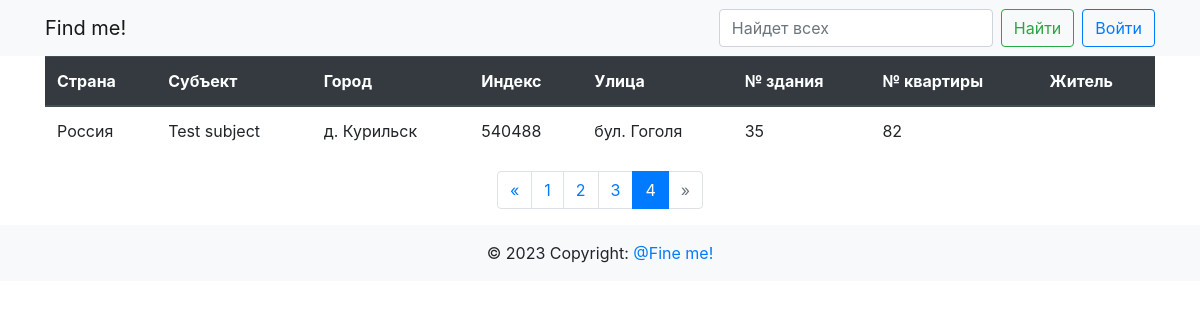
Page /?page=4 on the earlier database version.
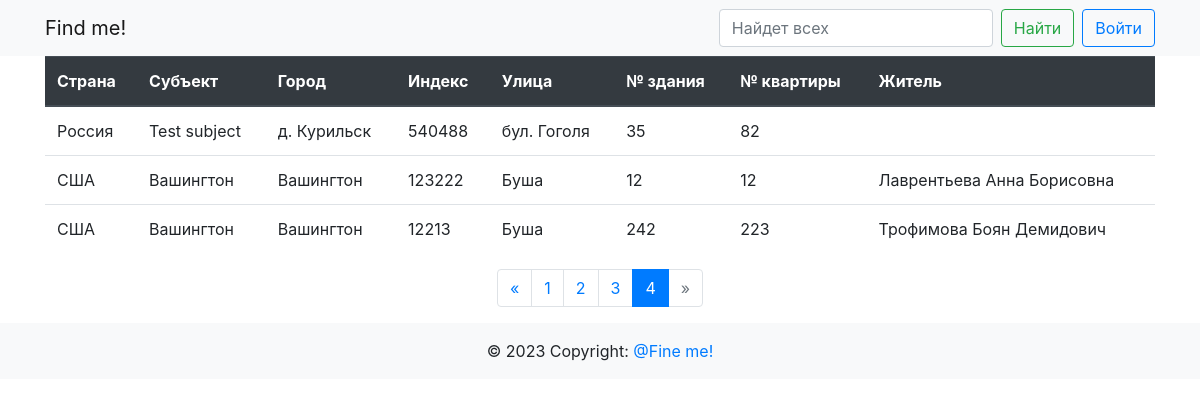
Same page on the later database version.
### app/main/models.py (models this page shows)
class Adress(db.Model):
    id = db.Column(db.Integer, primary_key=True)
    country = db.Column(db.String(64), nullable=False)
    subject = db.Column(db.String(64), nullable=False)
    city = db.Column(db.String(64), nullable=False)
    index = db.Column(db.Integer, nullable=False)
    street = db.Column(db.String(64), nullable=False)
    number_building = db.Column(db.Integer, nullable=False)
    number_flat = db.Column(db.Integer, nullable=False)
    residents = db.relationship(
        "Resident",
        secondary=adressobject_resident,
        backref=db.backref("addresses", lazy="dynamic"),
    )

class Resident(db.Model):
    id = db.Column(db.Integer, primary_key=True)
    second_name = db.Column(db.String(64), nullable=False)
    first_name = db.Column(db.String(64), nullable=False)
    middle_name = db.Column(db.String(64), nullable=True)
    def __repr__(self) -> str:
        return f"{self.second_name} {self.first_name} {self.middle_name}"

### app/main/routes.py (the view)
@bp.route("/")
def index():
    page = request.args.get("page", 1, type=int)
    per_page = 20
    q = request.args.get("search", "")
    data = (
        Adress.query.join(Resident, Resident.id == Adress.id)
        .filter(
            or_(
                Adress.country.like(f"%{q}%"),
                Adress.subject.like(f"%{q}%"),
                Adress.city.like(f"%{q}%"),
                Adress.index.like(f"%{q}%"),
                Adress.street.like(f"%{q}%"),
                Adress.number_building.like(f"%{q}%"),
                Adress.number_flat.like(f"%{q}%"),
                Resident.second_name.like(f"%{q}%"),
                Resident.first_name.like(f"%{q}%"),
                Resident.middle_name.like(f"%{q}%"),
            )
        )
        .paginate(page=page, per_page=per_page, error_out=False)
    )
    pages = data.iter_pages(
        left_edge=2, left_current=2, right_current=5, right_edge=2
    )
    return render_template(
        "main/index.html", title="index", data=data, pages=pages
    )

### app/templates/main/index.html
{% extends 'base.html' %}
{% block content %}
    <div class="container">
        <table class="table">
            <thead class="thead-dark">
                <tr>
                    <th scope="col">Страна</th>
                    <th scope="col">Субъект</th>
                    <th scope="col">Город</th>
                    <th scope="col">Индекс</th>
                    <th scope="col">Улица</th>
                    <th scope="col">№ здания</th>
                    <th scope="col">№ квартиры</th>
                    <th scope="col">Житель</th>
                </tr>
            </thead>
            <tbody>
                {% for obj in data %}
                    <tr>
                        <td>{{ obj.country }}</td>
                        <td>{{ obj.subject }}</td>
                        <td>{{ obj.city }}</td>
                        <td>{{ obj.index }}</td>
                        <td>{{ obj.street }}</td>
                        <td>{{ obj.number_building }}</td>
                        <td>{{ obj.number_flat }}</td>
                        <td>
                            {% for obj in obj.residents %}{{ obj }}{% endfor %}
                        </td>
                    </tr>
                {% endfor %}
            </tbody>
        </table>
    </div>
    {% if data.pages > 1 %}
        <nav>
            <ul class="pagination justify-content-center">
                {% if data.has_prev %}
                    <li class="page-item">
                        <a href="{{ url_for('main.index', page=data.prev_num) }}"
                           class="page-link">&laquo;</a>
                    </li>
                {% else %}
                    <li class="page-item disabled">
                        <span class="page-link">&laquo;</span>
                    </li>
                {% endif %}
                {% for num in pages %}
                    {% if num %}
                        {% if data.page == num %}
                            <li class="page-item active" aria-current="page">
                                <span class="page-link">{{ num }} <span class="sr-only">(current)</span></span>
                            </li>
                        {% else %}
                            <li class="page-item">
                                <a href="{{ url_for('main.index', page=num) }}" class="page-link">{{ num }}</a>
                            </li>
                        {% endif %}
                    {% elif num is none %}
                        <li class="page-item disabled">
                            <span class="page-link dots">...</span>
                        </li>
                    {% endif %}
                {% endfor %}
                {% if data.has_next %}
                    <li class="page-item">
                        <a href="{{ url_for('main.index', page=data.next_num) }}"
                           class="page-link">&raquo;</a>
                    </li>
                {% else %}
                    <li class="page-item disabled">
                        <span class="page-link">&raquo;</span>
                    </li>
                {% endif %}
            </ul>
        </nav>
    {% endif %}
{% endblock %}

### app/templates/base.html (shortened to what this page needs)
<!DOCTYPE html>
<html lang="en">
    <head>
        <link rel="stylesheet"
              href="{{ url_for("static", filename="bootstrap/css/bootstrap.min.css") }}">
    </head>
    <main>
        <nav>
            {% include "includes/nav.html" %}
        </nav>
        <body>
            {% block content %}Block 'content'{% endblock %}
        </body>
        <footer>
            {% include "includes/footer.html" %}
        </footer>
    </main>
</html>

### app/templates/includes/nav.html (shortened to what this page needs)
<nav class="navbar navbar-expand-lg navbar-light bg-light">
  <div class="container">
    <a class="navbar-brand" href="{{ url_for('main.index') }}">Find me!</a>
    <div class="collapse navbar-collapse" id="navbarTogglerDemo03">
        <form action="{{ url_for('main.index') }}"
              method="GET"
              class="form-inline my-2 my-lg-0">
          <input class="form-control mr-sm-2"
                 type="text"
                 name="search"
                 placeholder="Найдет всех"
                 aria-label="Search"/>
          <button class="btn btn-outline-success my-2 my-sm-0" type="submit">Найти</button>
        </form>
      </div>
      {% if current_user.is_authenticated %}
        <a href='{{ url_for("auth.logout") }}'
           class="btn btn-outline-primary my-2 my-sm-0 ml-2">Выйти</a
          >
        {% else %}
          <a href='{{ url_for("auth.login") }}'
             class="btn btn-outline-primary my-2 my-sm-0 ml-2">Войти</a
            >
          {% endif %}
        </div>
      </nav>

### app/templates/includes/footer.html
<footer class="page-footer font-small bg-light">
    <div class="footer-copyright text-center py-3">
        © 2023 Copyright:
        <a href="#">@Fine me!</a>
    </div>
</footer>

Differences in the rows shown:
added Adress: country "США", subject "Вашингтон", city "Вашингтон", index "123222", street "Буша", number_building "12", number_flat "12"
now on this page (row unchanged): Resident: second_name+first_name+middle_name "Лаврентьева Анна Борисовна", shown under "США"
added Adress: country "США", subject "Вашингтон", city "Вашингтон", index "12213", street "Буша", number_building "242", number_flat "223"
now on this page (row unchanged): Resident: second_name+first_name+middle_name "Трофимова Боян Демидович", shown under "США"
